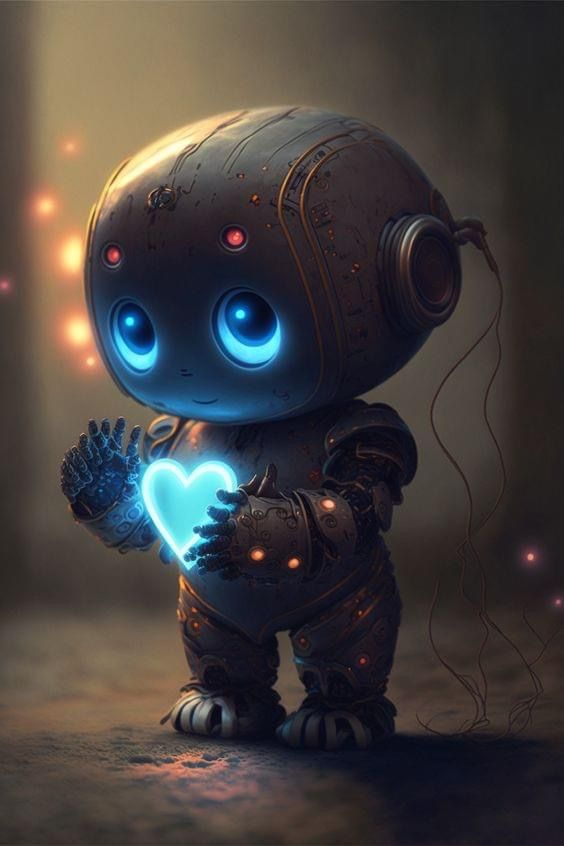
#> input picture sec_5/robot.jpg, 564 x 846 px
$ python flip_img.py
#> lines starting #> are read from the running program, lines starting #| are printed output that depends on the picture
import cv2

img = cv2.imread('robot.jpg')
#> img is the input picture: shape (846, 564, 3); mean B, G, R 62.4, 63.9, 69

flipped_h = cv2.flip(img, 0)
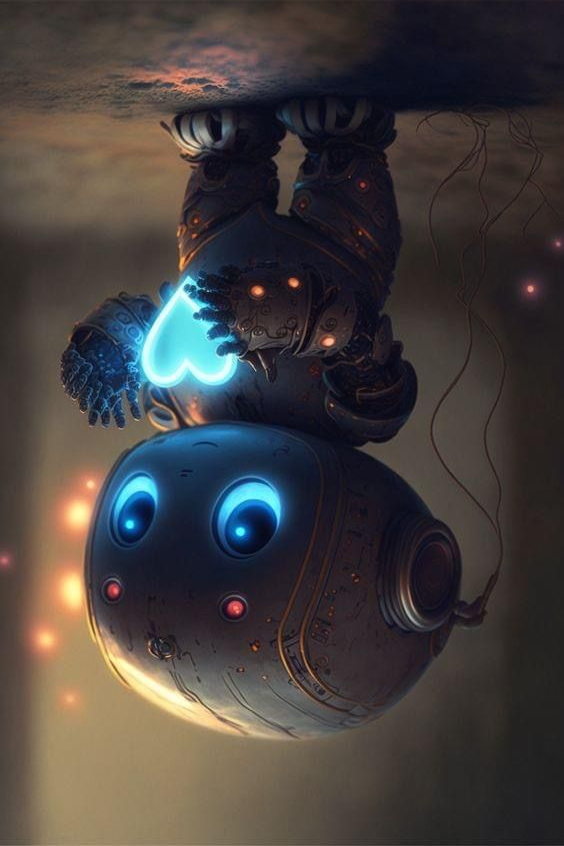
#> flipped_h: shape (846, 564, 3); mean B, G, R 62.4, 63.9, 69
cv2.imshow('Flip (Horizontal)', flipped_h)
cv2.waitKey(0)

flipped_v = cv2.flip(img, 1)
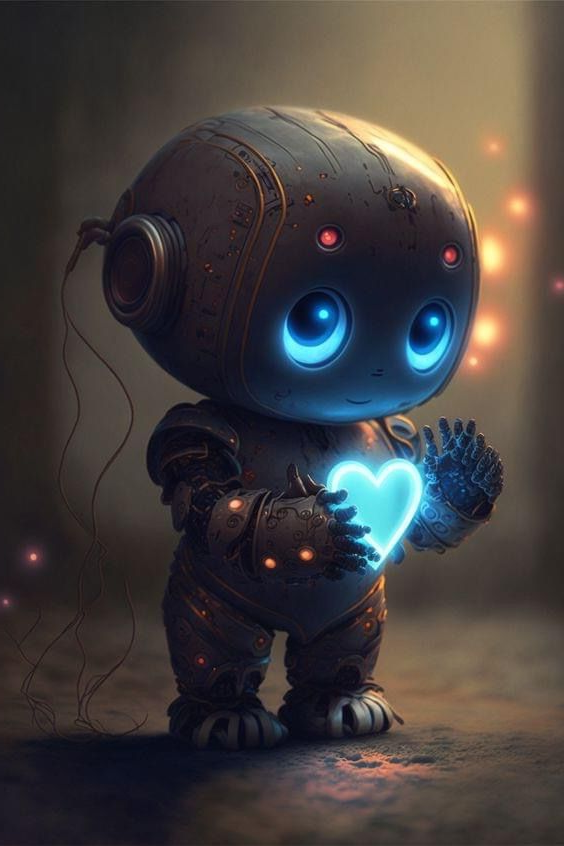
#> flipped_v: shape (846, 564, 3); mean B, G, R 62.4, 63.9, 69
cv2.imshow('Flip (Vertical)', flipped_v)
cv2.waitKey(0)

flipped_both = cv2.flip(img, -1)
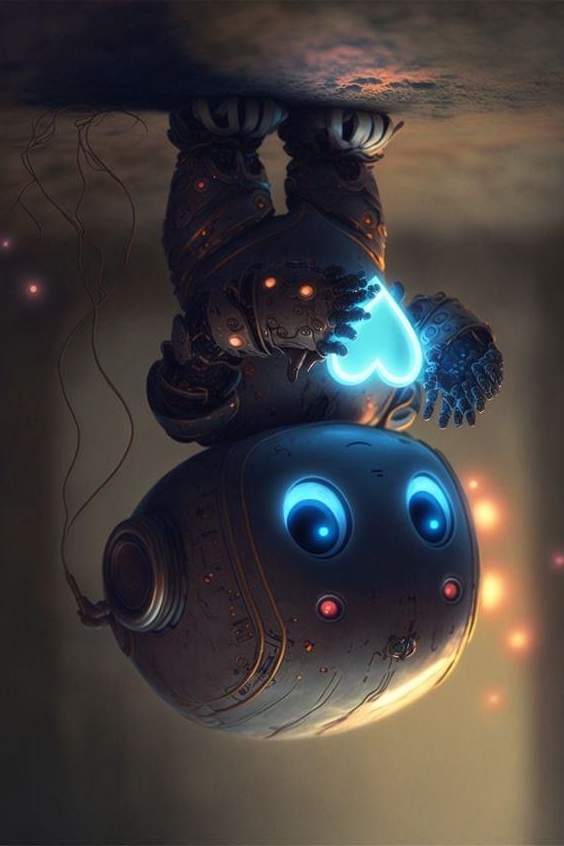
#> flipped_both: shape (846, 564, 3); mean B, G, R 62.4, 63.9, 69
cv2.imshow('Flip (Both)', flipped_both)
cv2.waitKey(0)

cv2.destroyAllWindows()
